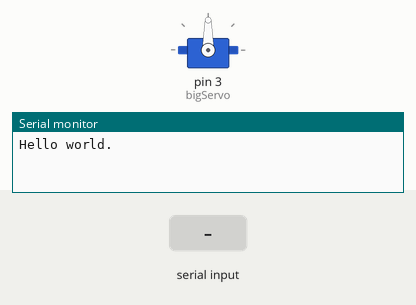
This sketch was run on a simulated Arduino Uno, built with avr-gcc and run on an emulated ATmega328P. On the bench: servo, the last lines printed to the serial monitor. The inputs (shaded band) are chosen by the test bench.

Above: at 1.2 s.
1.3 s: "S" received over Serial
At 2.1 s:
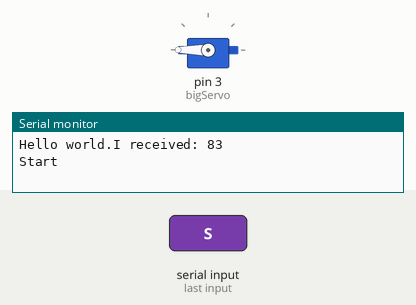
4.0 s: "E" received over Serial
At 4.9 s:
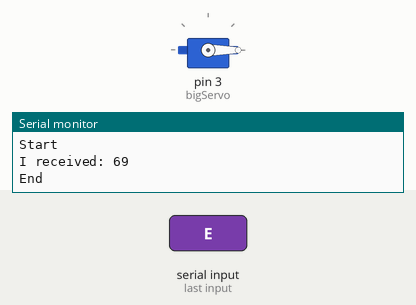
6.7 s: "l" received over Serial
At 7.5 s:
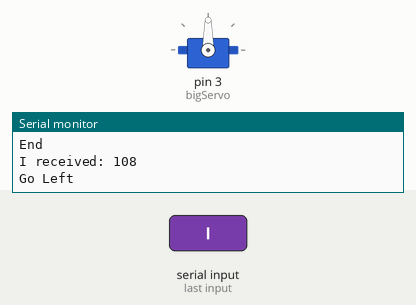
Timing chart, 0 to 9.7 s (numbered marks = the images above; inputs shaded):
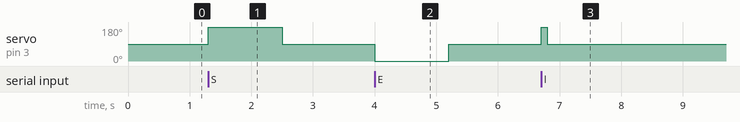

Measured:
- after the input at 1.3 s, servo on pin 3 (bigServo): 90° → 180° at once, → 90° 1.2 s later
- after the input at 4.0 s, servo on pin 3 (bigServo): 90° → 0° at once, → 90° 1.2 s later
- after the input at 6.7 s, servo on pin 3 (bigServo): 90° → 180° at once, → 90° 0.10 s later

The sketch:

CavendishBalanceArduinoControl.ino
```cpp
#include <Servo.h>


Servo bigServo;                 // providing a name

int ballsDelay = 2400;          // Timelength to move balls from counterclockwise to clockwise position (and vice versa)


int incomingByte = 0; // for incoming serial data
int toServo = 0;      // to send to servo
int stateBalls = 0;   // 0 for center, 1 for fully left, -1 for fully right

void setup()
{
  bigServo.attach(3);
  // Open serial communications and wait for port to open:
  Serial.begin(9600);
  while (!Serial) {
    ; // wait for serial port to connect. Needed for Native USB only
  }

  Serial.print("Hello world.");
}


void loop() {
  // send data only when you receive data:
  if (Serial.available() > 0) {
    // read the incoming byte:
    incomingByte = Serial.read();

    // say what you got:
    Serial.print("I received: ");
    Serial.println(incomingByte);

    if(incomingByte == 83 && stateBalls == 0){ //Start from 0 position, go to the "+1" position on input S
      Serial.print("Start");
      Serial.println();
      int localDelay = ballsDelay / 2;
      toServo = 180;
      bigServo.write(toServo);
      toServo = 90;
      delay(localDelay);
      bigServo.write(toServo);
      stateBalls = 1;
    }

    else if(incomingByte == 69){ //Go from any position back to the neutral position on input E
      Serial.print("End");
      Serial.println();
      int localDelay = ballsDelay / 2;
      if (stateBalls == 1){toServo = 0;}
      else if (stateBalls == -1) {toServo = 180;}
      bigServo.write(toServo);
      toServo = 90;
      delay(localDelay);
      bigServo.write(toServo);
      stateBalls = 0;
    }

    else if(incomingByte == 82 && stateBalls == 1){ //Go to the "-1" position on input R
      Serial.print("Go right");
      Serial.println();
      toServo = 0;
      bigServo.write(toServo);
      toServo = 90;
      delay(ballsDelay);
      bigServo.write(toServo);
      stateBalls = -1;
    }

    else if(incomingByte == 76 && stateBalls == -1){ //Go to the "+1" position on input L
      Serial.print("Go left");
      Serial.println();
      toServo = 180;
      bigServo.write(toServo);
      toServo = 90;
      delay(ballsDelay);
      bigServo.write(toServo);
      stateBalls = 1;
    }


    else if(incomingByte == 108 ){ //finetune the position in "+1" direction on input l
      Serial.print("Go Left");
      Serial.println();
      toServo = 180;
      bigServo.write(toServo);
      toServo = 90;
      int localDelay = 100;
      delay(localDelay);
      bigServo.write(toServo);
    }
    else if(incomingByte == 114){ //finetune the position in "-1" direction on input r
      Serial.print("Go Left");
      Serial.println();
      toServo = 0;
      bigServo.write(toServo);
      toServo = 90;
      int localDelay = 100;
      delay(localDelay);
      bigServo.write(toServo);
    }

  }
}
```
